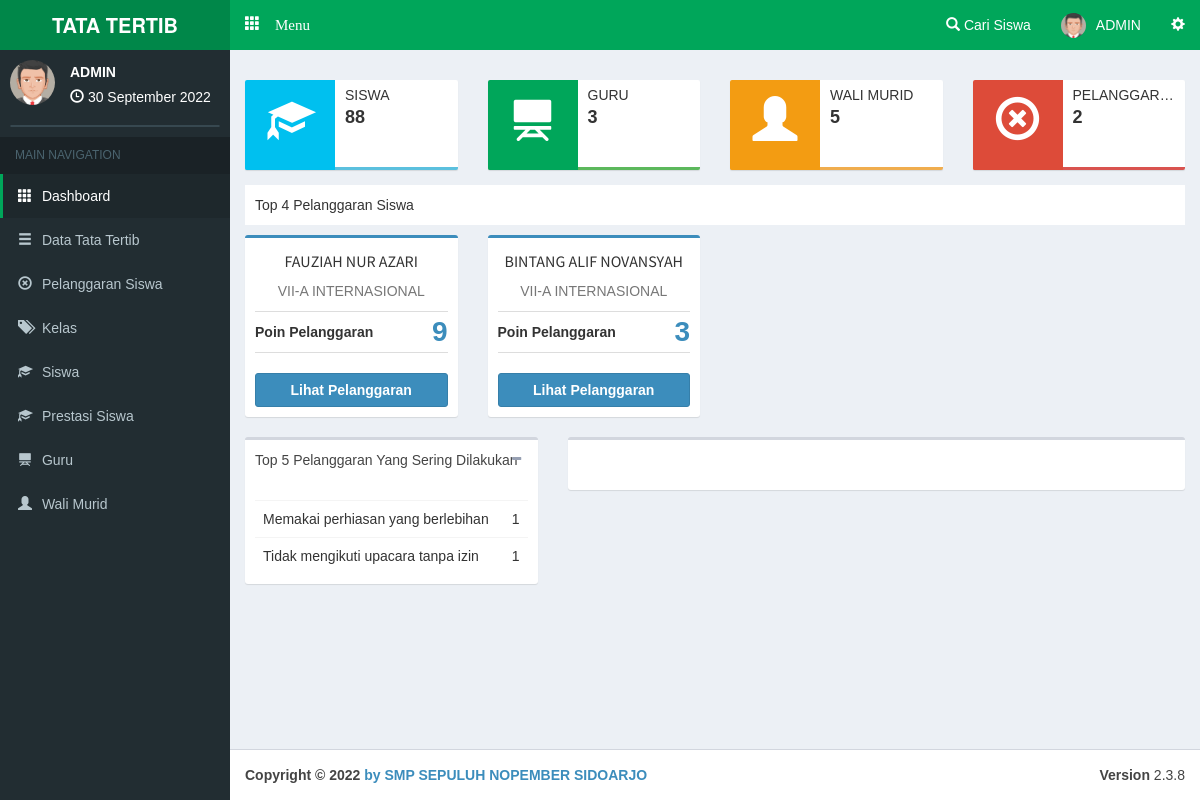
Page /admin/main (signed in) on the committed database.
### tables this page shows
CREATE TABLE `siswa` (
  `c_siswa` varchar(10) NOT NULL,
  `c_kelas` varchar(10) NOT NULL,
  `nisn` varchar(20) NOT NULL,
  `nama` varchar(100) NOT NULL,
  `jk` varchar(1) NOT NULL,
  `alamat` varchar(150) NOT NULL,
  `tl` date NOT NULL
);

CREATE TABLE `kelas` (
  `c_kelas` varchar(10) NOT NULL,
  `kelas` varchar(60) NOT NULL
);

CREATE TABLE `benpel` (
  `c_benpel` varchar(10) NOT NULL,
  `c_katbenpel` varchar(10) NOT NULL,
  `benpel` text NOT NULL,
  `bobot` int(11) NOT NULL
);

### php/config.php (called while the page is built, shortened)
<?php
$base='http://localhost/pointsiswa/';
$basead='http://localhost/pointsiswa/admin/';
?>

### php/function.php (called while the page is built, shortened)
<?php
function tgl($date){
  $array_bulan = array(1=>'Januari','Februari','Maret', 'April', 'Mei', 'Juni','Juli','Agustus','September','Oktober', 'November','Desember');
  $date = strtotime($date);
  $tanggal = date ('j', $date);
  $bulan = $array_bulan[date('n',$date)];
  $tahun = date('Y',$date);
  $result = $tanggal ." ". $bulan ." ". $tahun;
  return($result);
}
?>

### admin/view/home.php (the view, shortened to what this page needs)
<?php
$jsi=mysqli_query($con,"SELECT * FROM siswa ");$hsi=mysqli_num_rows($jsi);
$jgu=mysqli_query($con,"SELECT * FROM guru ");$hgu=mysqli_num_rows($jgu);
$jwa=mysqli_query($con,"SELECT * FROM orangtua ");$hwa=mysqli_num_rows($jwa);
$jpe=mysqli_query($con,"SELECT * FROM pelanggaran ");$hpe=mysqli_num_rows($jpe);
?>
      <div class="row">
        <div class="col-md-3 col-sm-6 col-xs-12">
          <div class="info-box" style="border-bottom: 3px solid #5bc0de;">
            <a href="<?php echo $basead; ?>siswa"><span class="info-box-icon bg-aqua"><i class="glyphicon glyphicon-education"></i></span></a>
            <div class="info-box-content">
              <span class="info-box-text">Siswa</span>
              <span class="info-box-number"><?php echo $hsi; ?></span>
            </div>
          </div>
        </div>
        <div class="col-md-3 col-sm-6 col-xs-12">
          <div class="info-box" style="border-bottom: 3px solid #5cb85c;">
            <a href="<?php echo $basead; ?>guru"><span class="info-box-icon bg-green"><i class="glyphicon glyphicon-blackboard"></i></span></a>
            <div class="info-box-content">
              <span class="info-box-text">Guru</span>
              <span class="info-box-number"><?php echo $hgu; ?></span>
            </div>
          </div>
        </div>
        <div class="col-md-3 col-sm-6 col-xs-12">
          <div class="info-box" style="border-bottom: 3px solid #f0ad4e;">
            <a href="<?php echo $basead; ?>walimurid"><span class="info-box-icon bg-yellow"><i class="glyphicon glyphicon-user"></i></span></a>
            <div class="info-box-content">
              <span class="info-box-text">Wali Murid</span>
              <span class="info-box-number"><?php echo $hwa; ?></span>
            </div>
          </div>
        </div>
        <div class="col-md-3 col-sm-6 col-xs-12">
          <div class="info-box" style="border-bottom: 3px solid #d9534f;">
            <a href="<?php echo $basead; ?>pelanggaransiswa"><span class="info-box-icon bg-red"><i class="glyphicon glyphicon-remove-circle"></i></span></a>
            <div class="info-box-content">
              <span class="info-box-text">Pelanggaran</span>
              <span class="info-box-number"><?php echo $hpe; ?></span>
            </div>
          </div>
        </div>
      </div>
<div class="judul">
  Top 4 Pelanggaran Siswa
</div>
<div class="row">
<?php $pps=mysqli_query($con,"SELECT c_siswa, sum(bobot) as jb from pelanggaran group by c_siswa order by jb desc limit 4 "); while($hpps=mysqli_fetch_array($pps)){ $sis=mysqli_fetch_array(mysqli_query($con,"SELECT * FROM siswa where c_siswa='$hpps[c_siswa]' ")); $kel=mysqli_fetch_array(mysqli_query($con,"SELECT * FROM kelas where c_kelas='$sis[c_kelas]' ")); ?>
  <div class="col-md-3">
    <div class="box box-primary">
      <div class="box-body box-profile">
        <h4 class="profile-username text-center" style="font-size: 16px;"><?php echo $sis['nama']; ?></h4>
        <p class="text-muted text-center"><?php echo $kel['kelas']; ?></p>
        <ul class="list-group list-group-unbordered">
          <li class="list-group-item">
          <?php if($hpps['jb']>20){ $style='style="font-size: 28px;margin-top: -10px;color:#d9534f;"'; }else{ $style='style="font-size: 28px;margin-top: -10px;"'; } ?>
            <b>Poin Pelanggaran<a class="pull-right" <?php echo $style.'>'.$hpps['jb']; ?></a></b>
          </li>
        </ul>
        <a href="<?php echo $basead; ?>lihatpelanggaransiswa/<?php echo $hpps['c_siswa']; ?>" class="btn btn-primary btn-block"><b>Lihat Pelanggaran</b></a>
      </div>
    </div>
  </div>
<?php } ?>
</div>
<div class="row">
  <div class="col-md-4">
    <div class="box">
      <div class="box-header">
        <p>Top 5 Pelanggaran Yang Sering Dilakukan</p>
        <div class="box-tools">
          <button type="button" class="btn btn-box-tool" data-widget="collapse"><i class="glyphicon glyphicon-minus"></i></button>
        </div>
      </div>
      <div class="box-body">
      <table class="table table-hover">
        <tbody>
    <?php $vr=1; $pyd=mysqli_query($con,"SELECT c_benpel, count(c_benpel) as bp from pelanggaran group by c_benpel order by bp desc limit 5 ");while($hpyd=mysqli_fetch_array($pyd)){
    $ben=mysqli_fetch_array(mysqli_query($con,"SELECT * FROM benpel where c_benpel='$hpyd[c_benpel]' "));
    ?>
          <tr>
            <td><?php echo $ben['benpel']; ?></td>
            <td><?php echo $hpyd['bp']; ?></td>
          </tr>
    <?php $vr++; } ?>
        </tbody>
      </table>
      </div>
    </div>
  </div>
  <div class="col-xs-12 col-md-8 col-lg-8">
    <div class="box">
      <div class="box-header">
      </div>
      <div class="box-body">
      </div>
    </div>
  </div>
</div>

### admin/main.php (shortened to what this page needs)
<?php date_default_timezone_set('Asia/Jakarta');$date=date('Y-m-d'); require '../php/config.php'; require '../php/function.php'; session_start(); if(empty($_SESSION['c_admin'])){header('location:../login');} $na=mysqli_fetch_array(mysqli_query($con,"SELECT * FROM admin where c_admin='$_SESSION[c_admin]' "));  ?>
<!DOCTYPE html>
<html>
<head>
  <link rel="stylesheet" href="<?php echo $base; ?>theme/bootstrap/css/bootstrap.min.css">
  <link rel="stylesheet" href="<?php echo $base; ?>theme/plugins/datatables/dataTables.bootstrap.css">
  <link rel="stylesheet" href="<?php echo $base; ?>theme/dist/css/AdminLTE.min.css">
  <link rel="stylesheet" href="<?php echo $base; ?>theme/dist/css/skins/_all-skins.min.css">
  <link rel="stylesheet" href="<?php echo $base; ?>theme/plugins/iCheck/square/blue.css">
  <link rel="stylesheet" href="<?php echo $base; ?>theme/plugins/pace/pace.min.css">
  <link rel="stylesheet" href="<?php echo $base; ?>theme/plugins/select2/select2.min.css">
  <link href="<?php echo $base; ?>theme/datetime/css/bootstrap-datetimepicker.min.css" rel="stylesheet">
</head>
<body class="skin-green hold-transition fixed"
oncontextmenu="return false">
<div class="wrapper">
  <header class="main-header">
    <a href="#" class="logo">
      <span class="logo-lg"><b>TATA TERTIB</b></span>
    </a>
    <nav class="navbar navbar-static-top" role="navigation">
     <a href="#" class="glyphicon glyphicon-th" data-toggle="offcanvas" role="button" style="color: #fff;margin-top: 15px;margin-left: 15px;font-size: 15px;"> Menu
      </a>
      <div class="navbar-custom-menu">
        <ul class="nav navbar-nav">
          <li class="dropdown notifications-menu">
            <a href="#" class="dropdown-toggle" data-toggle="dropdown">
              <i class="glyphicon glyphicon-search"></i> Cari Siswa
            </a>
          </li>
          <li class="dropdown user user-menu">
            <a href="#" class="dropdown-toggle" data-toggle="dropdown">
            <img src="<?php echo $base; ?>php/img/avatar1.png" class="user-image" alt="User Image">
              <span class="hidden-xs"><?php echo $na['nama'] ?></span>
            </a>
          </li>
          <li>
            <a href="#" data-toggle="control-sidebar"><i class="glyphicon glyphicon-cog"></i></a>
          </li>
        </ul>
      </div>
    </nav>
  </header>
  <aside class="main-sidebar">
    <section class="sidebar">
      <div class="user-panel">
        <div class="pull-left image">
          <img src="<?php echo $base; ?>php/img/avatar1.png" class="img-circle" alt="User Image">
        </div>
        <div class="pull-left info">
          <p><?php echo $na['nama']; ?></p>
          <i class="glyphicon glyphicon-time"></i> <?php echo tgl(date('d-m-Y')); ?>
        </div>
      </div>
      <form action="#" method="get" class="sidebar-form">
      </form>
<?php
if(empty($_GET['smkakh'])){
  $aak='class="active"';$bak='';$cak='';$drop1='';$drop2='';$drop3='';$dak='';$eak='';$fak='';$gak='';
}
?>
      <ul class="sidebar-menu">
        <li class="header">MAIN NAVIGATION</li>
        <li <?php echo $aak; ?>>
          <a href="<?php echo $basead; ?>">
            <i class="glyphicon glyphicon-th"></i> <span>Dashboard</span>
          </a>
        </li>
        <li <?php echo $bak; ?>>
          <a href="#">
            <i class="glyphicon glyphicon-menu-hamburger"></i>
            <span>Data Tata Tertib</span>
          </a>
        </li>
        <li <?php echo $gak; ?>>
          <a href="<?php echo $basead; ?>pelanggaransiswa">
            <i class="glyphicon glyphicon-remove-circle"></i> <span>Pelanggaran Siswa</span>
          </a>
        </li>
        <li <?php echo $cak; ?>>
          <a href="<?php echo $basead; ?>kelas">
            <i class="glyphicon glyphicon-tags"></i> <span>Kelas</span>
          </a>
        </li>
        <li <?php echo $dak; ?>>
          <a href="<?php echo $basead; ?>siswa">
            <i class="glyphicon glyphicon-education"></i> <span>Siswa</span>
          </a>
        </li>
        <li <?php echo $dak; ?>>
          <a href="<?php echo $basead; ?>prestasi">
            <i class="glyphicon glyphicon-education"></i> <span>Prestasi Siswa</span>
          </a>
        </li>
        <li <?php echo $eak; ?>>
          <a href="<?php echo $basead; ?>guru">
            <i class="glyphicon glyphicon-blackboard"></i> <span>Guru</span>
          </a>
        </li>
        <li <?php echo $fak; ?>>
          <a href="<?php echo $basead; ?>walimurid">
            <i class="glyphicon glyphicon-user"></i> <span>Wali Murid</span>
          </a>
        </li>
      </ul>
    </section>
  </aside>
  <div class="content-wrapper">
    <section class="content-header">
    </section>
    <section class="content">
<?php
  if(empty($_GET['smkakh'])){require 'view/home.php';}
?>
    </section>
  </div>
</div>
  <footer class="main-footer">
    <div class="pull-right hidden-xs">
      <b>Version</b> 2.3.8
    </div>
    <strong>Copyright &copy; 2022 <a href="https://www.aplikasipendidikan.net/">by SMP SEPULUH NOPEMBER SIDOARJO </a></strong>
  </footer>
</body>
</html>

### admin/main.php (style rules this page uses)
body { font-family:arial; }
.judul { width: 100%; background-color: #FFF; padding: 10px;margin-bottom: 10px; }

### rows in the picture
siswa: nama "FAUZIAH NUR AZARI"
kelas: kelas "VII-A INTERNASIONAL"
siswa: nama "BINTANG ALIF NOVANSYAH"
benpel: benpel "Memakai perhiasan yang berlebihan"
benpel: benpel "Tidak mengikuti upacara tanpa izin"

### other values in the picture
$na['nama'] "ADMIN"
$hsi "88"
$hgu "3"
$hwa "5"
$hpe "2"
$hpps['jb'] "9"
$hpps['jb'] "3"
$hpyd['bp'] "1"
